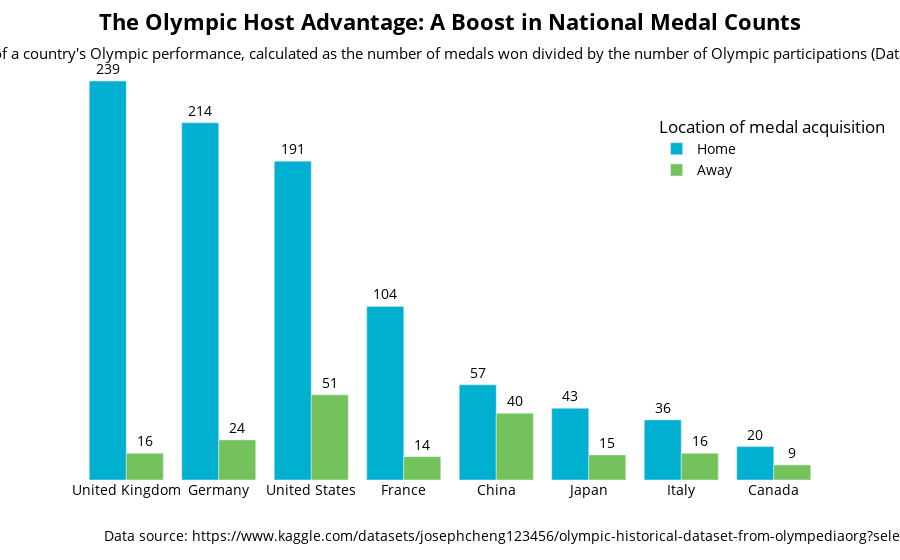

The notebook cell saved with this chart:
### Code cell
fig = px.bar(slopt, x="country", y="average medals won",color='host game',
             barmode='group',text= "average medals won",color_discrete_sequence=[
                 "#00b0d1", "#73c25c"],
labels={ # replaces default labels by column name
                "host game": "Location of medal acquisition",
            })
fig.update_layout(legend=dict(
    yanchor="bottom",
    y=0.7,
    xanchor="right",
    x=1.09
))
fig.update_layout(template=custom_template,)
fig.update_yaxes(title_text='')
fig.update_layout( title=format_title('The Olympic Host Advantage: A Boost in National Medal Counts', 
                                      "Medal Count Ratio: A measure of a country's Olympic performance, calculated as the number of medals won divided by the number of Olympic participations (Data collected between 1896-2021)")
)
fig.update_xaxes(title_text='')
fig.update_traces(textposition='outside')
fig.update_layout(
    annotations=[
        dict(
            text="Data source: https://www.kaggle.com/datasets/josephcheng123456/olympic-historical-dataset-from-olympediaorg?select=Olympic_Athlete_Bio.csv",
            xref="paper",
            yref="paper",
            x=0.03,
            y=-.16,
            showarrow=False
        ),
#         dict(
#             text="Medal count ratio (medals won/participations)",
#             xref="paper",
#             yref="paper",
#             x=-.1,
#             y=1.06,
#             showarrow=False
#         )
    ]
)
fig.update_layout(yaxis_visible=False)
fig.update_layout(xaxis={'categoryorder':'max descending'})
# fig.update_xaxes(categoryorder='category ascending')
fig.show()
pio.write_image(fig, 'hosteffet.pdf', width=1400, height=600, scale=5)

### Figure 1 — Plotly figure (JSON) as saved in the notebook; plotly's stock layout.template omitted (floating-point values rounded to 4 significant figures)
{"data": [{"alignmentgroup": "True", "hovertemplate": "Location of medal acquisition=Home<br>country=%{x}<br>average medals won=%{text}<extra></extra>", "legendgroup": "Home", "marker": {"color": "#00b0d1", "pattern": {"shape": ""}}, "name": "Home", "offsetgroup": "Home", "orientation": "v", "showlegend": true, "text": [20, 57, 104, 214, 36, 43, 239, 191], "textposition": "outside", "type": "bar", "x": ["Canada", "China", "France", "Germany", "Italy", "Japan", "United Kingdom", "United States"], "xaxis": "x", "y": [20, 57, 104, 214, 36, 43, 239, 191], "yaxis": "y"}, {"alignmentgroup": "True", "hovertemplate": "Location of medal acquisition=Away<br>country=%{x}<br>average medals won=%{text}<extra></extra>", "legendgroup": "Away", "marker": {"color": "#73c25c", "pattern": {"shape": ""}}, "name": "Away", "offsetgroup": "Away", "orientation": "v", "showlegend": true, "text": [9, 40, 14, 24, 16, 15, 16, 51], "textposition": "outside", "type": "bar", "x": ["Canada", "China", "France", "Germany", "Italy", "Japan", "United Kingdom", "United States"], "xaxis": "x", "y": [9, 40, 14, 24, 16, 15, 16, 51], "yaxis": "y"}], "layout": {"annotations": [{"showarrow": false, "text": "Data source: https://www.kaggle.com/datasets/josephcheng123456/olympic-historical-dataset-from-olympediaorg?select=Olympic_Athlete_Bio.csv", "x": 0.03, "xref": "paper", "y": -0.16, "yref": "paper"}], "barmode": "group", "legend": {"title": {"text": "Location of medal acquisition"}, "tracegroupgap": 0, "x": 1.09, "xanchor": "right", "y": 0.7, "yanchor": "bottom"}, "margin": {"t": 60}, "title": {"text": "<b>The Olympic Host Advantage: A Boost in National Medal Counts</b><br><span style=\"font-size: 15px;\">Medal Count Ratio: A measure of a country's Olympic performance, calculated as the number of medals won divided by the number of Olympic participations (Data collected between 1896-2021)</span>"}, "xaxis": {"anchor": "y", "categoryorder": "max descending", "domain": [0, 1], "title": {"text": ""}}, "yaxis": {"anchor": "x", "domain": [0, 1], "title": {"text": ""}, "visible": false}}}
